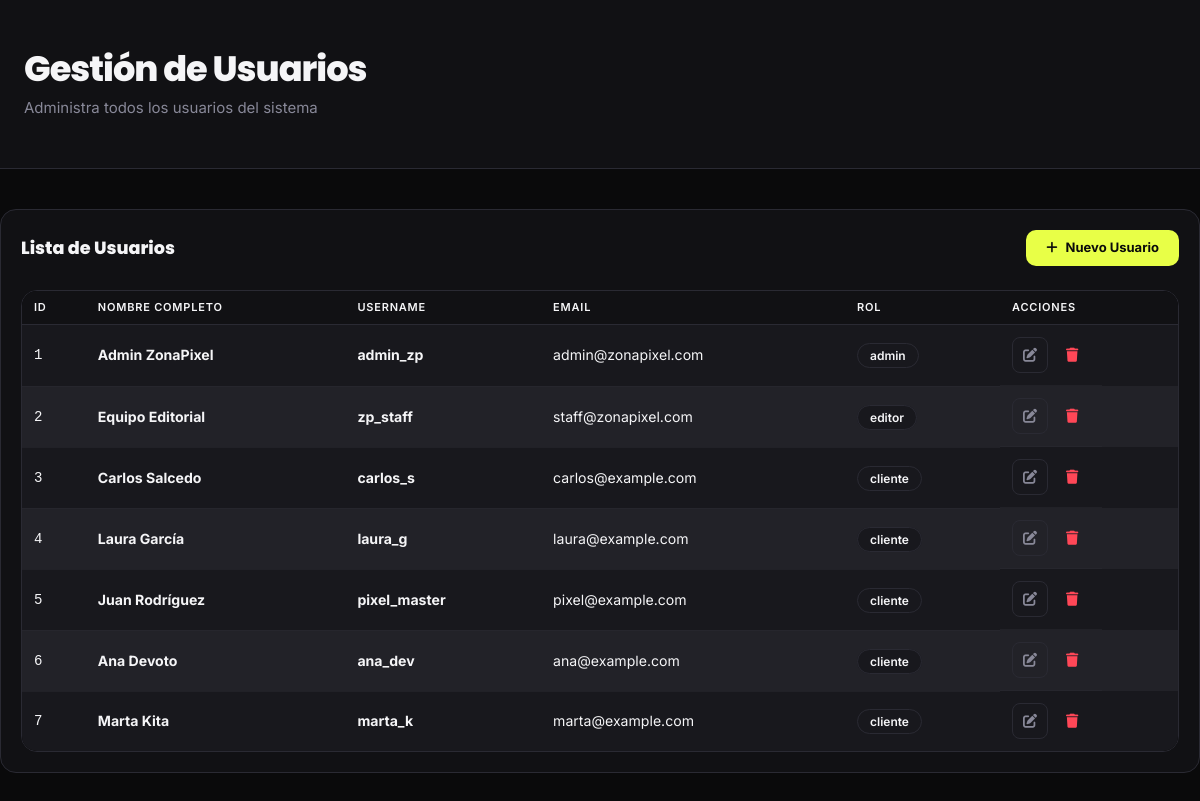
Screenshot of /views/php/usuarios/usuario.php with the database file from the repository.
### tables this page shows
CREATE TABLE usuarios (
  id_usuario              INT UNSIGNED AUTO_INCREMENT PRIMARY KEY,
  rol_id          TINYINT UNSIGNED NOT NULL DEFAULT 2,   
  nombre          VARCHAR(80)  NOT NULL,
  apellido        VARCHAR(80)  NOT NULL,
  username        VARCHAR(50)  NOT NULL UNIQUE,
  email           VARCHAR(120) NOT NULL UNIQUE,
  password_hash   VARCHAR(255) NOT NULL,
  avatar_url      VARCHAR(500),
  activo          BOOLEAN      NOT NULL DEFAULT TRUE,
  email_verificado BOOLEAN     NOT NULL DEFAULT FALSE,
  creado_en       DATETIME     NOT NULL DEFAULT CURRENT_TIMESTAMP,
  actualizado_en  DATETIME     NOT NULL DEFAULT CURRENT_TIMESTAMP ON UPDATE CURRENT_TIMESTAMP,
CONSTRAINT fk_usuario_rol FOREIGN KEY (rol_id) REFERENCES roles(id_rol)
);

CREATE TABLE roles (
  id_rol         TINYINT UNSIGNED AUTO_INCREMENT PRIMARY KEY,
  nombre     VARCHAR(30) NOT NULL UNIQUE,
  descripcion VARCHAR(120)
);

### views/php/usuarios/usuarioModel.php (called while the page is built, shortened)
<?php
$BD = connection() ;
function consultar_usuarios_rol()
{
    global $BD;
    $sql = mysqli_query($BD, 'SELECT U.*, R.nombre AS nombre_rol FROM usuarios as U LEFT JOIN roles as R ON U.rol_id = R.id_rol;');
    return $sql;
}
?>

### views/php/usuarios/usuario.php (the view, shortened to what this page needs)
<?php
include './usuarioModel.php';
$usuario = consultar_usuarios_rol();
?>
<!DOCTYPE html>
<html lang="es">
<head>
    <link href="https://cdn.jsdelivr.net/npm/bootstrap@5.3.3/dist/css/bootstrap.min.css" rel="stylesheet">
    <link rel="stylesheet" href="https://cdnjs.cloudflare.com/ajax/libs/font-awesome/6.4.0/css/all.min.css">
    <link rel="stylesheet" href="../../../css/style.css">
</head>
<body class="dashboard-page">
<div class="page-hero">
    <div class="container">
        <h1 class="page-hero-title">Gestión de Usuarios</h1>
        <p class="page-hero-sub">Administra todos los usuarios del sistema</p>
    </div>
</div>
<div class="container dashboard-section">
    <div class="dash-card">
        <div class="dashboard-card-header d-flex align-items-center justify-content-between">
            <span class="dashboard-card-title">Lista de Usuarios</span>
            <a href="crear_usuario.php" class="btn-primary btn btn-sm" style="font-size:13px; padding:8px 20px">
                <i class="fas fa-plus"></i> Nuevo Usuario
            </a>
        </div>
        <div class="table-card">
            <table class="dash-table table mb-0">
                <thead>
                    <tr>
                        <th>ID</th>
                        <th>Nombre Completo</th>
                        <th>Username</th>
                        <th>Email</th>
                        <th>Rol</th>
                        <th>Acciones</th>
                    </tr>
                </thead>
                <tbody>
                    <?php while ($filas = mysqli_fetch_assoc($usuario)): ?>
                    <tr>
                        <td class="table-id"><?= $filas['id_usuario'] ?></td>
                        <td><strong><?= $filas['nombre'] ?> <?= $filas['apellido'] ?></strong></td>
                        <td class="text-accent-strong"><?= $filas['username'] ?></td>
                        <td><?= $filas['email'] ?></td>
                        <td>
                            <span class="pill-muted">
                                <?= $filas['nombre_rol'] ?>
                            </span>
                        </td>
                        <td class="table-actions">
                            <a href="./actualizar_usuario.php?id=<?= $filas['id_usuario'] ?>" class="action-icon-btn" title="Editar">
                                <i class="fas fa-edit"></i>
                            </a>
                            <a href="./usuarioModel.php?eliminar=<?= $filas['id_usuario'] ?>"
                               class="action-icon-btn action-danger"
                               title="Eliminar"
                               onclick="return confirm('¿Eliminar a <?= htmlspecialchars($filas['username']) ?>?')">
                                <i class="fas fa-trash"></i>
                            </a>
                        </td>
                    </tr>
                    <?php endwhile; ?>
                </tbody>
            </table>
        </div>
    </div>
</div>

### css/style.css (style rules this page uses)
:root { --black: #0a0a0b; --surface: #111114; --surface-2: #18181d; --surface-3: #222228; --border: #2a2a33; --border-light:#3a3a45; --accent: #e8ff47; --accent-dim: #c8e030; --accent-glow: rgba(232,255,71,0.18); --red: #ff4757; --cyan: #00d4ff; --white: #f5f5f7; --muted: #888898; --font-display:'Poppins', sans-serif; --font-body: 'Inter', sans-serif; --radius: 10px; --radius-lg: 16px; --radius-xl: 24px; --transition: 0.22s cubic-bezier(.4,0,.2,1); }
*,*::before,*::after { box-sizing:border-box; margin:0; padding:0; }
html { scroll-behavior:smooth; }
body { background: var(--black); color: var(--white); font-family: var(--font-body); font-size: 15px; line-height: 1.6; -webkit-font-smoothing: antialiased; }
a { color: inherit; text-decoration: none; }
.container { width: 100%; max-width: 1280px; margin: 0 auto; padding: 0 24px; }
.btn-primary { padding: 14px 28px; border-radius: var(--radius); background: var(--accent); color: var(--black); font-weight: 700; font-size: 14px; border: none; cursor: pointer; transition: all var(--transition); display: inline-flex; align-items:center; gap:8px; }
.page-hero { background:var(--surface); border-bottom:1px solid var(--border); padding:48px 0 32px; }
.page-hero-title { font-family:var(--font-display); font-size:2.2rem; font-weight:800; letter-spacing:-1px; margin-bottom:6px; }
.page-hero-sub { color:var(--muted); }
.dash-card { background:var(--surface); border:1px solid var(--border); border-radius:var(--radius-lg); padding:20px; }
.dash-table { width:100%; border-collapse:collapse; }
.dash-table th { font-size:11px; font-weight:600; letter-spacing:.8px; text-transform:uppercase; color:var(--muted); padding:8px 12px; border-bottom:1px solid var(--border); text-align:left; }
.dash-table td { padding:12px 12px; border-bottom:1px solid rgba(42,42,51,0.5); font-size:.88rem; vertical-align:middle; }
.dash-table tr:last-child td { border-bottom:none; }
.dashboard-page { background: var(--black); min-height: 100vh; }
.dashboard-section { padding: 40px 0 80px; }
.dashboard-card-header { margin-bottom: 24px; }
.dashboard-card-title { font-family: var(--font-display); font-weight: 800; font-size: 1.1rem; }
.table-card { overflow-x: auto; border: 1px solid var(--border); border-radius: var(--radius-lg); }
.table-actions { display: inline-flex; align-items: center; gap: 6px; white-space: nowrap; }
.action-icon-btn { width: 36px; height: 36px; border-radius: 8px; border: 1px solid var(--border); display: inline-flex; align-items: center; justify-content: center; color: var(--muted); transition: all var(--transition); }
.action-icon-btn.action-danger { border-color: transparent; color: var(--red); }
.pill-muted { padding: 4px 12px; background: var(--surface-2); border: 1px solid var(--border); border-radius: 20px; font-size: 12px; font-weight: 600; }
.table-id { color: var(--muted); font-family: monospace; }
.text-accent-strong { color: var(--accent); font-weight: 700; }
.dashboard-page .table { --bs-table-bg: var(--black); --bs-table-color: var(--white); background-color: var(--black) !important; color: var(--white) !important; }
.dashboard-page .table th { background-color: var(--surface) !important; color: var(--white) !important; border-color: var(--border) !important; }
.dashboard-page .table td { background-color: transparent !important; color: var(--white) !important; border-color: rgba(42,42,51,0.5) !important; }
.dashboard-page tbody tr { background-color: var(--surface-2) !important; }
.dashboard-page tbody tr:nth-child(even) { background-color: var(--surface-3) !important; }
.d-flex { display: flex !important; }

### rows the page displays
usuarios: id_usuario "1", nombre "Admin", apellido "ZonaPixel", username "admin_zp", email "admin@zonapixel.com", rol.nombre "admin"
usuarios: id_usuario "2", nombre "Equipo", apellido "Editorial", username "zp_staff", email "staff@zonapixel.com", rol.nombre "editor"
usuarios: id_usuario "3", nombre "Carlos", apellido "Salcedo", username "carlos_s", email "carlos@example.com", rol.nombre "cliente"
usuarios: id_usuario "4", nombre "Laura", apellido "García", username "laura_g", email "laura@example.com", rol.nombre "cliente"
usuarios: id_usuario "5", nombre "Juan", apellido "Rodríguez", username "pixel_master", email "pixel@example.com", rol.nombre "cliente"
usuarios: id_usuario "6", nombre "Ana", apellido "Devoto", username "ana_dev", email "ana@example.com", rol.nombre "cliente"
usuarios: id_usuario "7", nombre "Marta", apellido "Kita", username "marta_k", email "marta@example.com", rol.nombre "cliente"
